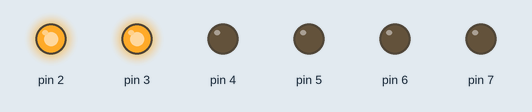
Recording of a sketch running on a simulated Arduino Uno, built with avr-gcc and run on an emulated ATmega328P. Parts: output pins drawn as LEDs (lit = HIGH).

Above: at 1.6 s.
At 3.6 s:
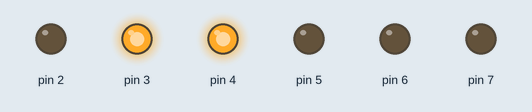
At 5.6 s:
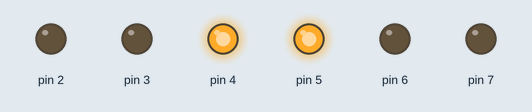
At 7.6 s:
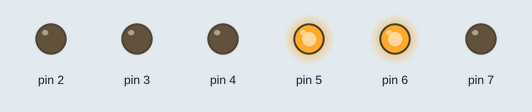
At 9.6 s:
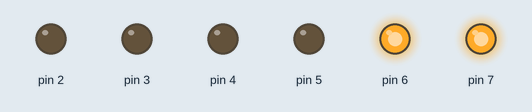
At 11.6 s:
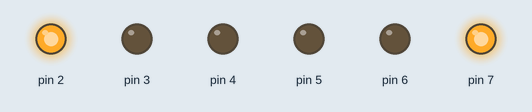
Timing chart, 0 to 16.3 s (numbered marks = the images above):
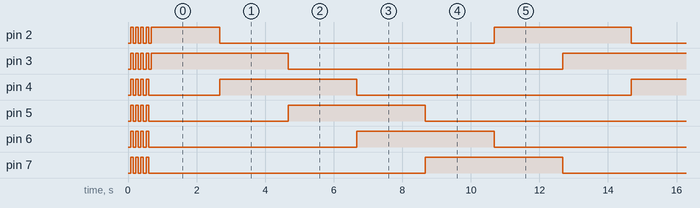

The sketch:

test2.ino
```cpp
// on définit la constante en donnant un nom et un nombre.
const int start = 2;
const int fin = 7;
bool val;

void setup(){
  // on l'utilise en écrivant juste son nom
  for (int i = start; i <= fin; i++) {
    pinMode(i, OUTPUT);
  }
  setAllLed(LOW, start, fin);delay(75);
  setAllLed(HIGH, start, fin);delay(75);
  setAllLed(LOW, start, fin);delay(75);
  setAllLed(HIGH, start, fin);delay(75);
  setAllLed(LOW, start, fin);delay(75);
  setAllLed(HIGH, start, fin);delay(75);
  setAllLed(LOW, start, fin);delay(75);
  setAllLed(HIGH, start, fin);delay(75);
  setAllLed(LOW, start, fin);delay(75);

}
void loop(){
  for (int i = 2; i <= 7; i+=1) {
    int next = i+1;
    if (i >= 7){
      next = 2;
    }
    //blinkLedOnce(i, 3000);
    blinkTowLedOnce(i, next, 2000);
  }
}


void blinkTowLedOnce(int id1, int id2, int duration) {
  digitalWrite(id1, HIGH);
  digitalWrite(id2, HIGH);
  delay(duration);
  digitalWrite(id1, LOW);
  digitalWrite(id2, LOW);
}

void blinkLedOnce(int id, int duration) {
  digitalWrite(id, HIGH);
  delay(duration);
  digitalWrite(id, LOW);
}

void setAllLed(bool value, int start, int fin) {
  for (int i = start; i <= fin; i++) {
    digitalWrite(i, value);
  }
}
```

Measured:
- by itself, pin 2: goes 3 × (LOW 0.08 s, HIGH 0.08 s), LOW 0.08 s, HIGH 2.0 s, 3 × (LOW 8.0 s, HIGH 4.0 s), then LOW
- by itself, pin 3: goes 3 × (LOW 0.08 s, HIGH 0.08 s), LOW 0.08 s, 3 × (HIGH 4.0 s, LOW 8.0 s), then HIGH
- by itself, pin 4: goes 3 × (LOW 0.08 s, HIGH 0.08 s), LOW 2.1 s, 3 × (HIGH 4.0 s, LOW 8.0 s), then HIGH
- by itself, pin 7: goes 3 × (LOW 0.08 s, HIGH 0.08 s), 3 × (LOW 8.1 s, HIGH 4.0 s), then LOW
